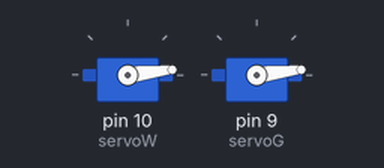
The sketch below on a simulated Arduino Uno, built with avr-gcc and run on an emulated ATmega328P. On the bench: 2 × servo.

Above: at 0.05 s.
At 0.45 s:
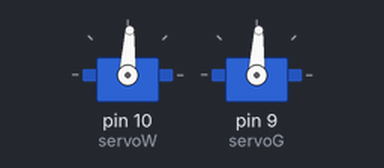
At 0.9 s:
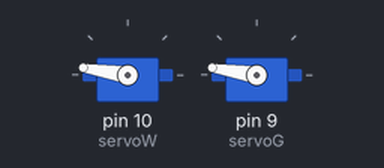
At 1.75 s:
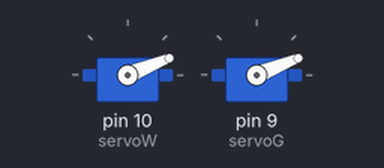
Timing chart, 0 to 4.3 s (numbered marks = the images above):
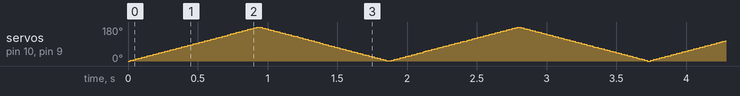

The sketch:

ServoV1.ino
```cpp
#include <Servo.h>

Servo servoW; // Servo attatched to white wire
Servo servoG; // Servo attatched to grey wire

int pos = 0;

void setup() {
  //Serial.begin(9600);
  servoW.attach(10); // white wire to digital pin 10
  servoG.attach(9); // grey wire to digital pin 9
}

void loop() {
  for (pos = 0; pos <= 180; pos += 1) { // goes from 0 degrees to 180 degrees
    // in steps of 1 degree
    servoW.write(pos); // tell servo to go to position in variable 'pos'
    servoG.write(pos);
    delay(5);                       // waits 15ms for the servo to reach the position
  }
  for (pos = 180; pos >= 0; pos -= 1) { // goes from 180 degrees to 0 degrees
    servoW.write(pos);              // tell servo to go to position in variable 'pos'
    servoG.write(pos);
    delay(5);                       // waits 15ms for the servo to reach the position
  }
}
```
